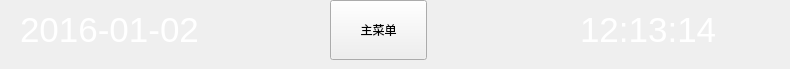
    <widget class="QWidget" name="widget_title" native="true">
     <property name="minimumSize">
      <size>
       <width>0</width>
       <height>60</height>
      </size>
     </property>
     <widget class="QPushButton" name="main_Button">
      <property name="geometry">
       <rect>
        <x>330</x>
        <y>0</y>
        <width>97</width>
        <height>60</height>
       </rect>
      </property>
      <property name="text">
       <string>主菜单</string>
      </property>
     </widget>
     <widget class="QLabel" name="LCD_DATE">
      <property name="geometry">
       <rect>
        <x>20</x>
        <y>0</y>
        <width>301</width>
        <height>60</height>
       </rect>
      </property>
      <property name="font">
       <font>
        <family>Ubuntu</family>
        <italic>false</italic>
       </font>
      </property>
      <property name="text">
       <string notr="true">&lt;!DOCTYPE HTML PUBLIC &quot;-//W3C//DTD HTML 4.0//EN&quot; &quot;http://www.w3.org/TR/REC-html40/strict.dtd&quot;&gt;
&lt;html&gt;&lt;head&gt;&lt;meta name=&quot;qrichtext&quot; content=&quot;1&quot; /&gt;&lt;style type=&quot;text/css&quot;&gt;
p, li { white-space: pre-wrap; }
&lt;/style&gt;&lt;/head&gt;&lt;body style=&quot; font-family:'Ubuntu'; font-size:11pt; font-weight:400; font-style:normal;&quot;&gt;
&lt;table border=&quot;0&quot; style=&quot;-qt-table-type: root; margin-top:4px; margin-bottom:4px; margin-left:4px; margin-right:4px;&quot;&gt;
&lt;tr&gt;
&lt;td style=&quot;border: none;&quot;&gt;
&lt;p style=&quot; margin-top:0px; margin-bottom:0px; margin-left:0px; margin-right:0px; -qt-block-indent:0; text-indent:0px;&quot;&gt;&lt;span style=&quot; font-size:26pt; color:#ffffff;&quot;&gt;2016-01-02&lt;/span&gt;&lt;/p&gt;&lt;/td&gt;&lt;/tr&gt;&lt;/table&gt;&lt;/body&gt;&lt;/html&gt;</string>
      </property>
     </widget>
     <widget class="QLabel" name="LCD_TIME">
      <property name="geometry">
       <rect>
        <x>580</x>
        <y>0</y>
        <width>201</width>
        <height>60</height>
       </rect>
      </property>
      <property name="font">
       <font>
        <family>Ubuntu</family>
       </font>
      </property>
      <property name="layoutDirection">
       <enum>Qt::RightToLeft</enum>
      </property>
      <property name="text">
       <string notr="true">&lt;!DOCTYPE HTML PUBLIC &quot;-//W3C//DTD HTML 4.0//EN&quot; &quot;http://www.w3.org/TR/REC-html40/strict.dtd&quot;&gt;
&lt;html&gt;&lt;head&gt;&lt;meta name=&quot;qrichtext&quot; content=&quot;1&quot; /&gt;&lt;style type=&quot;text/css&quot;&gt;
p, li { white-space: pre-wrap; }
&lt;/style&gt;&lt;/head&gt;&lt;body style=&quot; font-family:'Ubuntu'; font-size:11pt; font-weight:400; font-style:normal;&quot;&gt;
&lt;table border=&quot;0&quot; style=&quot;-qt-table-type: root; margin-top:4px; margin-bottom:4px; margin-left:4px; margin-right:4px;&quot;&gt;
&lt;tr&gt;
&lt;td style=&quot;border: none;&quot;&gt;
&lt;p style=&quot; margin-top:0px; margin-bottom:0px; margin-left:0px; margin-right:0px; -qt-block-indent:0; text-indent:0px;&quot;&gt;&lt;span style=&quot; font-size:26pt; color:#ffffff;&quot;&gt;12:13:14&lt;/span&gt;&lt;/p&gt;&lt;/td&gt;&lt;/tr&gt;&lt;/table&gt;&lt;/body&gt;&lt;/html&gt;</string>
      </property>
     </widget>
    </widget>
